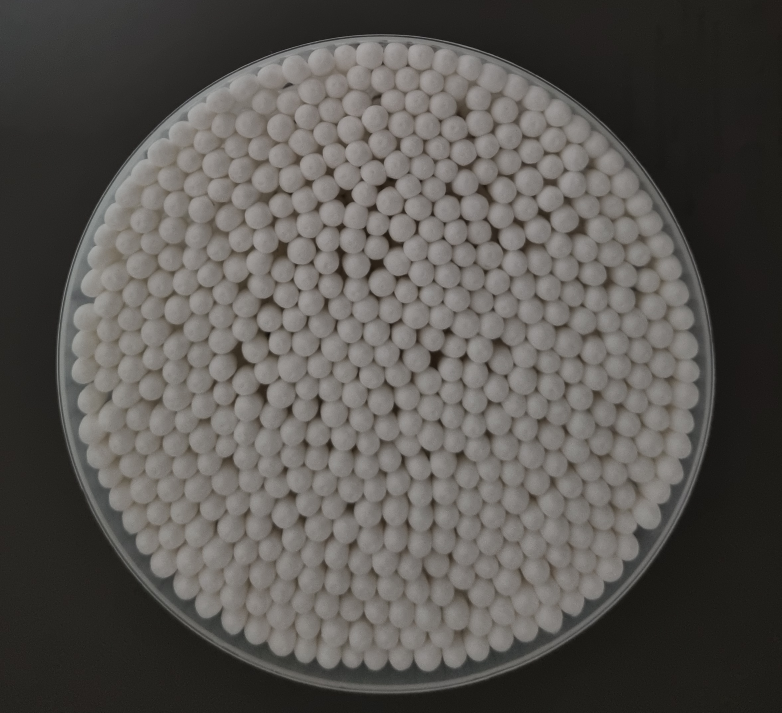
#> input picture images/mb_001_A_482.jpg, 2346 x 2138 px (shown at 1/3 size); its folder holds 4 pictures in this run
$ python simple_det.py
#> lines starting #> are read from the running program, lines starting #| are printed output that depends on the picture
### utils/preprocess.py
import numpy as np
import cv2
from PIL import Image, ImageEnhance, ImageFilter

def adjust_image(img, shadows=0, highlights=0, brilliance=0, exposure=0,
                 contrast=0, brightness=0, black_point=0, sharpness=0, noise_reduction=0):
    # Check if img is a numpy array (OpenCV image)
    if isinstance(img, np.ndarray):
        # Convert to PIL Image
        if len(img.shape) == 2:  # Grayscale
            img = Image.fromarray(img, mode='L')
        elif len(img.shape) == 3 and img.shape[2] == 3:  # Color
            img = Image.fromarray(cv2.cvtColor(img, cv2.COLOR_BGR2RGB))
        else:
            raise ValueError("Unsupported image format")
    elif isinstance(img, str):
        # If it's a string (file path), open with PIL
        img = Image.open(img)
    elif not isinstance(img, Image.Image):
        raise ValueError("Input must be a NumPy array, file path, or PIL Image object")

    # Store original mode
    original_mode = img.mode

    # Convert image to numpy array
    img_array = np.array(img).astype(float)

    # Adjust shadows and highlights
    img_array = np.where(img_array < 128, img_array * (1 + shadows/100), img_array)
    img_array = np.where(img_array >= 128, 255 - (255 - img_array) * (1 - highlights/100), img_array)

    # Adjust brilliance (overall luminance)
    img_array *= (1 + brilliance/100)

    # Adjust exposure
    img_array *= 2 ** exposure

    # Clip values to valid range
    img_array = np.clip(img_array, 0, 255).astype(np.uint8)

    # Convert back to PIL Image
    img = Image.fromarray(img_array, mode=original_mode)

    # Adjust contrast
    enhancer = ImageEnhance.Contrast(img)
    img = enhancer.enhance(1 + contrast/100)

    # Adjust brightness
    enhancer = ImageEnhance.Brightness(img)
    img = enhancer.enhance(1 + brightness/100)

    # Adjust black point
    img_array = np.array(img).astype(float)
    img_array = np.clip(img_array - black_point, 0, 255)
    img_array = ((img_array / (255 - black_point)) * 255).astype(np.uint8)
    img = Image.fromarray(img_array, mode=original_mode)

    # Adjust sharpness
    enhancer = ImageEnhance.Sharpness(img)
    img = enhancer.enhance(1 + sharpness/100)

    # Apply noise reduction
    if noise_reduction > 0:
        img = img.filter(ImageFilter.GaussianBlur(radius=noise_reduction/10))

    # Save the adjusted image if output_path is provided
    # if output_path:
    #     img.save(output_path)
    #     print(f"Adjusted image saved as {output_path}")

    # Convert back to numpy array for return
    img_array = np.array(img)

    # Convert RGB to BGR if it's a color image
    if original_mode == 'RGB':
        img_array = cv2.cvtColor(img_array, cv2.COLOR_RGB2BGR)

    return img_array

### utils/estimator.py
import os, sys, time, glob
import cv2


def get_ref_cnt(src):
    filename = os.path.basename(src)
    ref_ = int(filename.split('_')[3].split('.')[0])
    return ref_

def estimate_cnt(src, detection_cnt):
    print(f"src: {src}")
    ref_cnt = get_ref_cnt(src)
    print(f"det: {detection_cnt}, ref: {ref_cnt}, accuracy: {detection_cnt/ref_cnt*100:.2f}%")

    return ref_cnt

# [6 lines left out: function hough_circles_operation, not called in this run]

### utils/misc.py
from functools import wraps
import cv2
import time

# [35 lines left out: functions Text, odd_maker, not called in this run]

class Perf:
    def __init__(self):
        self.start_time = time.time()
        self.end = None
        self.job_name=""

    def start_perf(self, job_name):
        self.job_name = job_name
        self.start_time = time.time()

    # [5 lines left out: function show_perf, not called in this run]


def scaled_imshow(img, window_name='image', scale=0.4):
    cv2.imshow(window_name, cv2.resize(img, (0, 0), fx=scale, fy=scale))
    pass

### simple_det.py
import cv2
import numpy as np
import os, time, sys, glob
from datetime import datetime
import threading

from utils.estimator import estimate_cnt
from utils.misc import Perf,Text

import yaml

from utils.preprocess import adjust_image

DETECTION_TIMEOUT = 0.5


def load_config():
    if os.path.exists('config_simple.yaml'):
        with open('config_simple.yaml', 'r') as file:
            return yaml.safe_load(file)

def save_config():
    saved_config = {}
    for key, value in config.items():
        saved_config[key] = value[2]

    with open('config_simple.yaml', 'w') as file:
        yaml.dump(saved_config, file)

def update_value(value, config_key):
    if config_key in config:
        config[config_key][2] = value

    save_config()


def add_trackbar(trackbar_name, window, rng, def_val, config_key):
    cv2.createTrackbar(trackbar_name, window, rng[0], rng[1], lambda x: update_value(x, config_key))
    cv2.setTrackbarPos(trackbar_name, window, def_val)


# Load images
imgs=glob.glob('images/*.jpg')
assert len(imgs) > 0, "No images found in the images directory"

pf = Perf()

config = {
    "img_idx": [[0, len(imgs)-1], 0, 0],

    "shadows": [[0, 200], 0, 0],  # range, default, current_value
    "highlights": [[0, 200], 0, 0],  # range, default, current_value
    "brilliance": [[0, 200], 0, 0],  # range, default, current_value
    "exposure": [[0, 200], 0, 0],  # range, default, current_value
    "contrast": [[0, 200], 0, 0],  # range, default, current_value
    "brightness": [[0, 200], 0, 0],  # range, default, current_value
    "black_point": [[0, 200], 0, 0],  # range, default, current_value
    "sharpness": [[0, 200], 0, 0],  # range, default, current_value
    "noise_reduction": [[0, 200], 0, 0],  # range, default, current_value

    "min_radius": [[20,50], 30, 30],  # range, default, current_value
    "max_radius": [[20,50], 40, 40],  # range, default, current_value
    "min_dist": [[50, 100], 75, 75],       # range, default, current_value
    "param1": [[0,100], 10, 10],      # range, default, current_value
    "param2": [[0,100], 20, 20],       # range, default, current_value
}

saved_config = load_config()

if saved_config:
    for key, value in saved_config.items():
        try:
            config[key][1] = value
            config[key][2] = value
            update_value(value, key)
        except:
            pass


# Global variable to store the result of HoughCircles
hough_result = None

def hough_circles_operation(image, min_dist,param1, param2, min_radius, max_radius):
    global hough_result
    hough_result = cv2.HoughCircles(image, cv2.HOUGH_GRADIENT, 1, minDist=min_dist,
                                    param1=param1, param2=param2,
                                    minRadius=min_radius, maxRadius=max_radius)

cv2.namedWindow("image", cv2.WINDOW_NORMAL)

# Attach trackbars
for key, value in config.items():
    add_trackbar(key, "image", value[0], value[1], key)

processed_imgs={}

load_config()

while True:

    try:

        img_idx = config["img_idx"][2]
        min_dist = config["min_dist"][2]
        param1 = config["param1"][2]
        param2 = config["param2"][2]
        min_radius = config["min_radius"][2]
        max_radius = config["max_radius"][2]

        shadows = config["shadows"][2]- 100
        highlights = config["highlights"][2]- 100
        brilliance = config["brilliance"][2]- 100
        exposure = config["exposure"][2]- 100
        contrast = config["contrast"][2]- 100
        brightness = config["brightness"][2]- 100
        black_point = config["black_point"][2]- 100
        sharpness = config["sharpness"][2]- 100
        noise_reduction = config["noise_reduction"][2]- 100

        # Use the current values from the config dictionaries
        img_idx = config["img_idx"][2]


        # Load image
        src = cv2.imread(imgs[img_idx], cv2.IMREAD_COLOR)
#> src is the input picture: shape (2138, 2346, 3); mean B, G, R 82.1, 85.9, 88.8
        src = cv2.cvtColor(src, cv2.COLOR_BGR2GRAY)
#> src: shape (2138, 2346)


        adjusted = adjust_image(src, shadows, highlights, brilliance, exposure, contrast, brightness, black_point, sharpness, noise_reduction)
#> in adjust_image, `img_array *= (1 + brilliance/100)`:
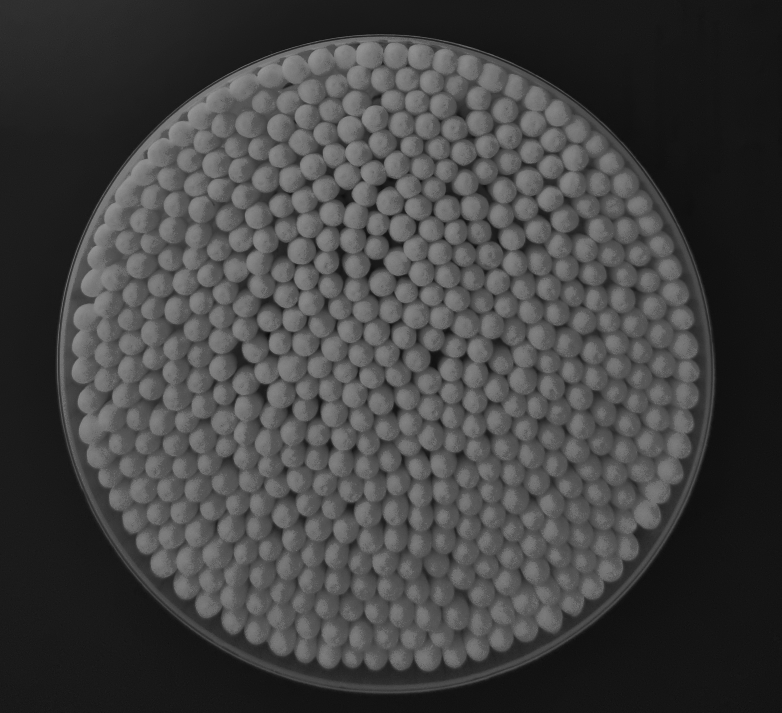
#> img_array: shape (2138, 2346) float64 (shown at 1/3 size); min 6.46, max 157.4, mean 66.5
#> in adjust_image, `img_array *= 2 ** exposure`:
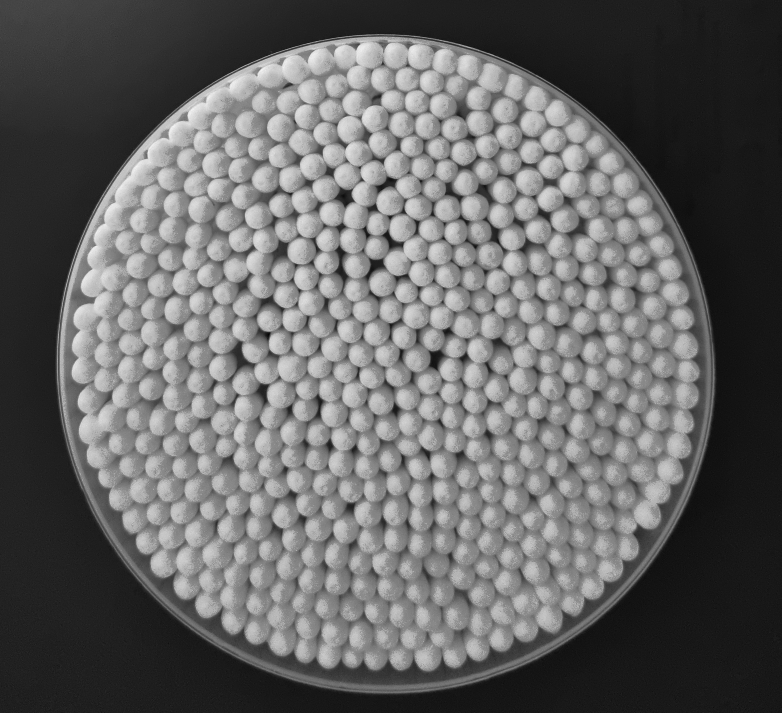
#> img_array: shape (2138, 2346) float64 (shown at 1/3 size); min 3.23, max 78.69, mean 33.2; drawn with min black and max white
#> in adjust_image, `img = enhancer.enhance(1 + contrast/100)`:
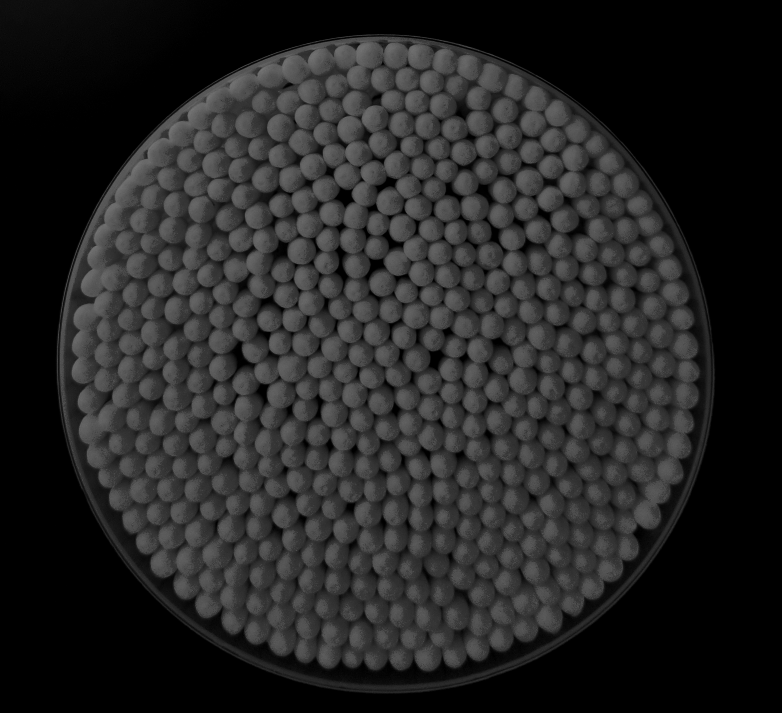
#> img: PIL image 2346x2138 L (shown at 1/3 size); min 0, max 123, mean 36.4
#> in adjust_image, `img = enhancer.enhance(1 + brightness/100)`:
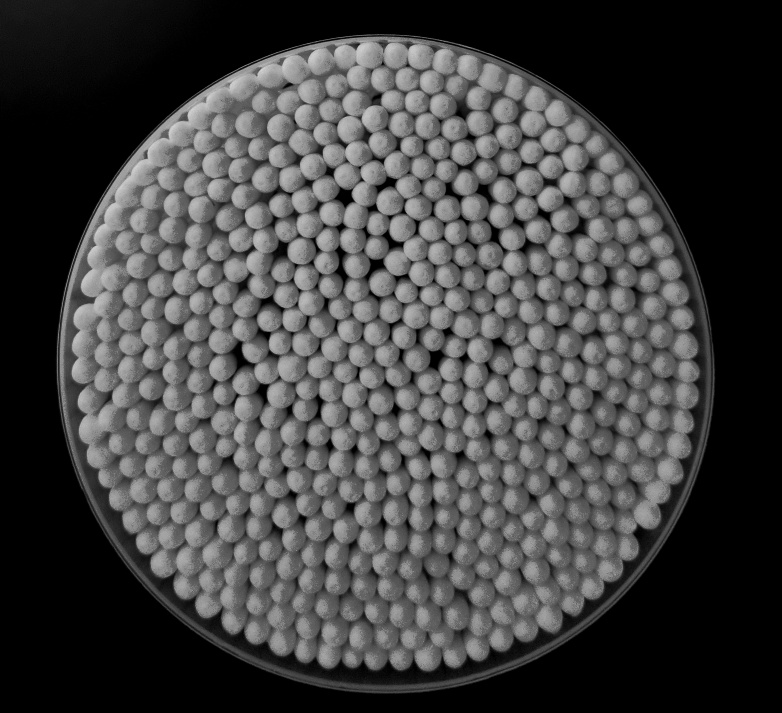
#> img: PIL image 2346x2138 L (shown at 1/3 size); min 0, max 222, mean 65.5
#> in adjust_image, `img_array = ((img_array / (255 - black_point)) * 255).astype(np.uint8)`:
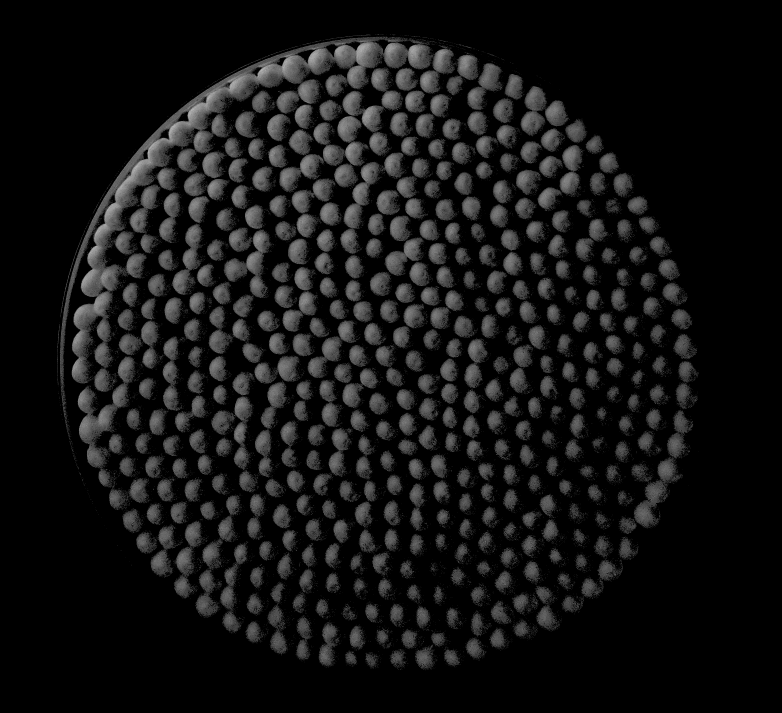
#> img_array: shape (2138, 2346) (shown at 1/3 size); min 0, max 200, mean 20.6

        processed_imgs.update({"adjusted": adjusted})


    except Exception as e:
        print(f"Error: {e}")
        cv2.putText(src, f"Error: {e}", (10, 30), cv2.FONT_HERSHEY_SIMPLEX, 1, (255, 255, 255), 2)

    detect_src = adjusted
    circles = None
    # Start the HoughCircles operation in a separate thread
    hough_thread = threading.Thread(target=hough_circles_operation,
                                    args=(detect_src, min_dist, param1, param2, min_radius, max_radius))
    hough_thread.start()

    # Wait for the thread to complete or timeout
    hough_thread.join(timeout=DETECTION_TIMEOUT)

    if hough_thread.is_alive():
        print(f"HoughCircles operation timed out after {DETECTION_TIMEOUT} seconds")
        cv2.putText(detect_src, f"TIMEOUT: took more than{DETECTION_TIMEOUT}s", (100, 300), cv2.FONT_HERSHEY_SIMPLEX, 2, (255, 0, 255), 5)

        hough_result = None
    else:
        circles = hough_result


    overlay_src = cv2.cvtColor(detect_src, cv2.COLOR_GRAY2BGR)

    valid_cnt = 0

    if circles is not None:
        circles = np.uint16(np.around(circles))
        for i in circles[0]:
            x_center, y_center = int(i[0]), int(i[1])

            if True or filter_src[y_center-1, x_center-1] == 255 : # if the center of the circle is black,
                cv2.circle(overlay_src, (int(i[0]), int(i[1])), int(i[2]), (0, 255, 0), 2)
                valid_cnt += 1
            else:
                cv2.circle(overlay_src, (int(i[0]), int(i[1])), int(i[2]), (0, 0, 255), 2)
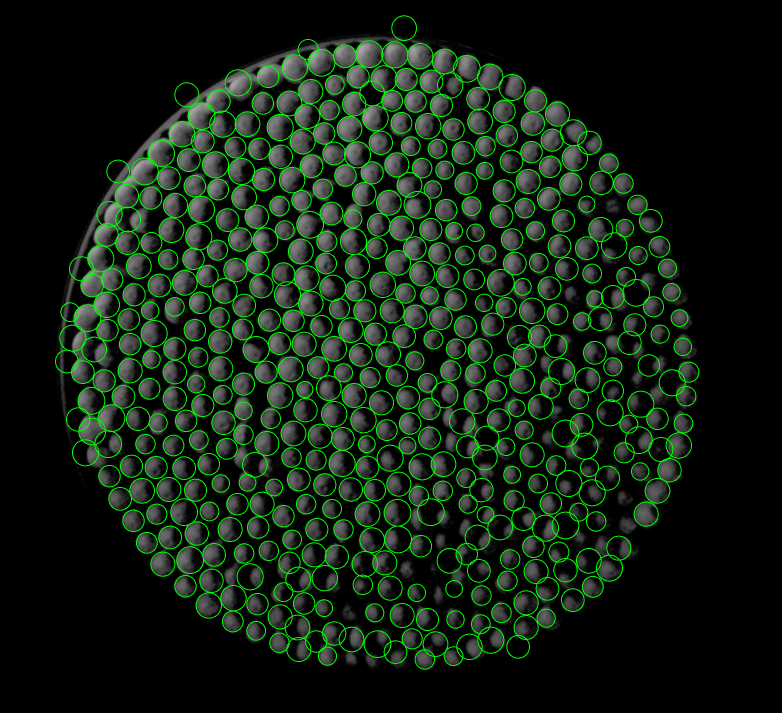
#> overlay_src: shape (2138, 2346, 3) (shown at 1/3 size); mean B, G, R 18.7, 34.2, 18.7
#> after the loop, valid_cnt = 496


        det_cnt = valid_cnt
#> det_cnt = 496
        ref_cnt = estimate_cnt(imgs[img_idx], det_cnt)
#| det: 496, ref: 482, accuracy: 102.90%
#> ref_cnt = 482


        cv2.putText(overlay_src, f"{det_cnt}/{ref_cnt}, Acc: {(det_cnt/ref_cnt)*100:.2f}", (100, 200), cv2.FONT_HERSHEY_SIMPLEX, 5, (255, 0, 255), 3)
    else:
        cv2.putText(overlay_src, "No circles detected", (10, 30), cv2.FONT_HERSHEY_SIMPLEX, 1, (255, 255, 255), 5)

    processed_imgs.update({"hough_circles": overlay_src})

    stacked = []

    for k, v in processed_imgs.items():
        if len(v.shape) == 2:
            processed_imgs[k] = cv2.cvtColor(v, cv2.COLOR_GRAY2BGR)

        processed_imgs[k] = cv2.putText(processed_imgs[k], k, (50, processed_imgs[k].shape[1]-300), cv2.FONT_HERSHEY_SIMPLEX, 5, (0, 255, 0), 10)
        stacked.append(processed_imgs[k])
#> this loop made 2 passes
#> k on passes 1 to 2: 'adjusted', 'hough_circles'
#> after the loop, processed_imgs = 2 items; stacked = 2 items

    stacked = cv2.hconcat(stacked)
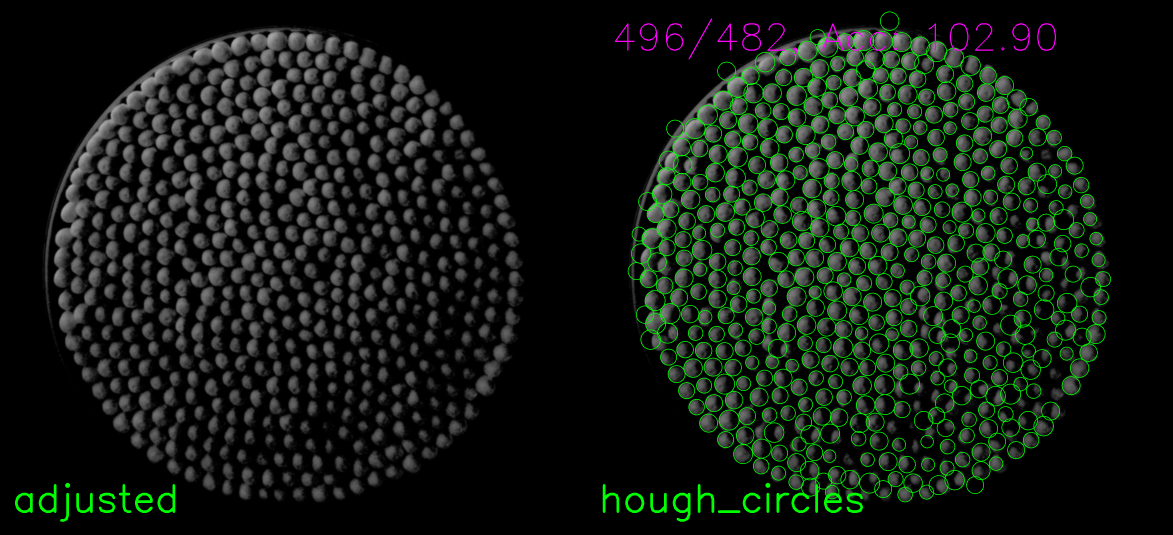
#> stacked: shape (2138, 4692, 3) (shown at 1/4 size); mean of channels 0, 1, 2 20, 28.5, 20; drawn as B, G, R

    # save img
    cv2.imwrite("output.jpg", stacked)


    cv2.imshow("ret", cv2.resize(stacked, (0, 0), fx=0.5, fy=0.5))

    if cv2.waitKey(200) & 0xFF == ord('q') :
#> (key q is pressed here)
        break

cv2.destroyAllWindows()
